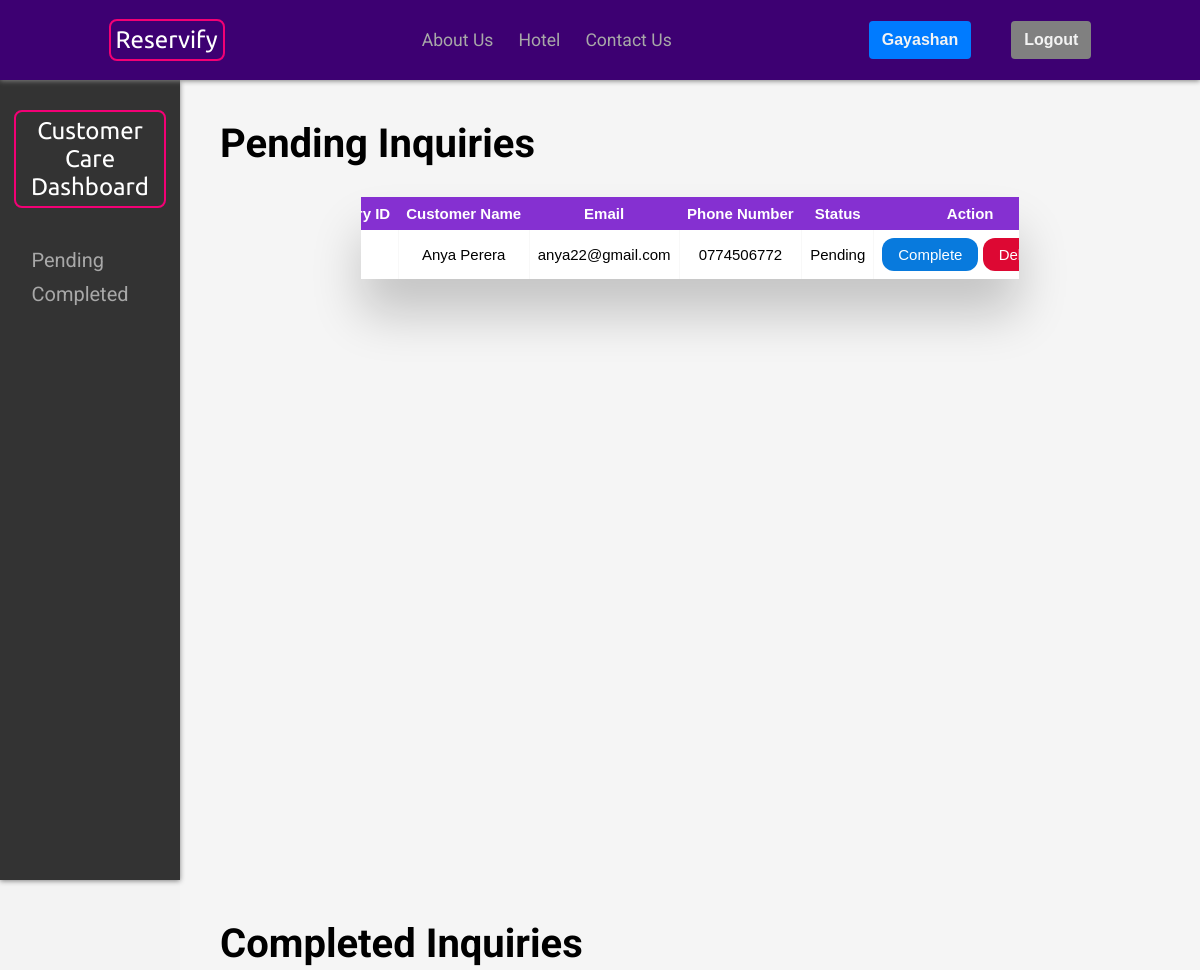
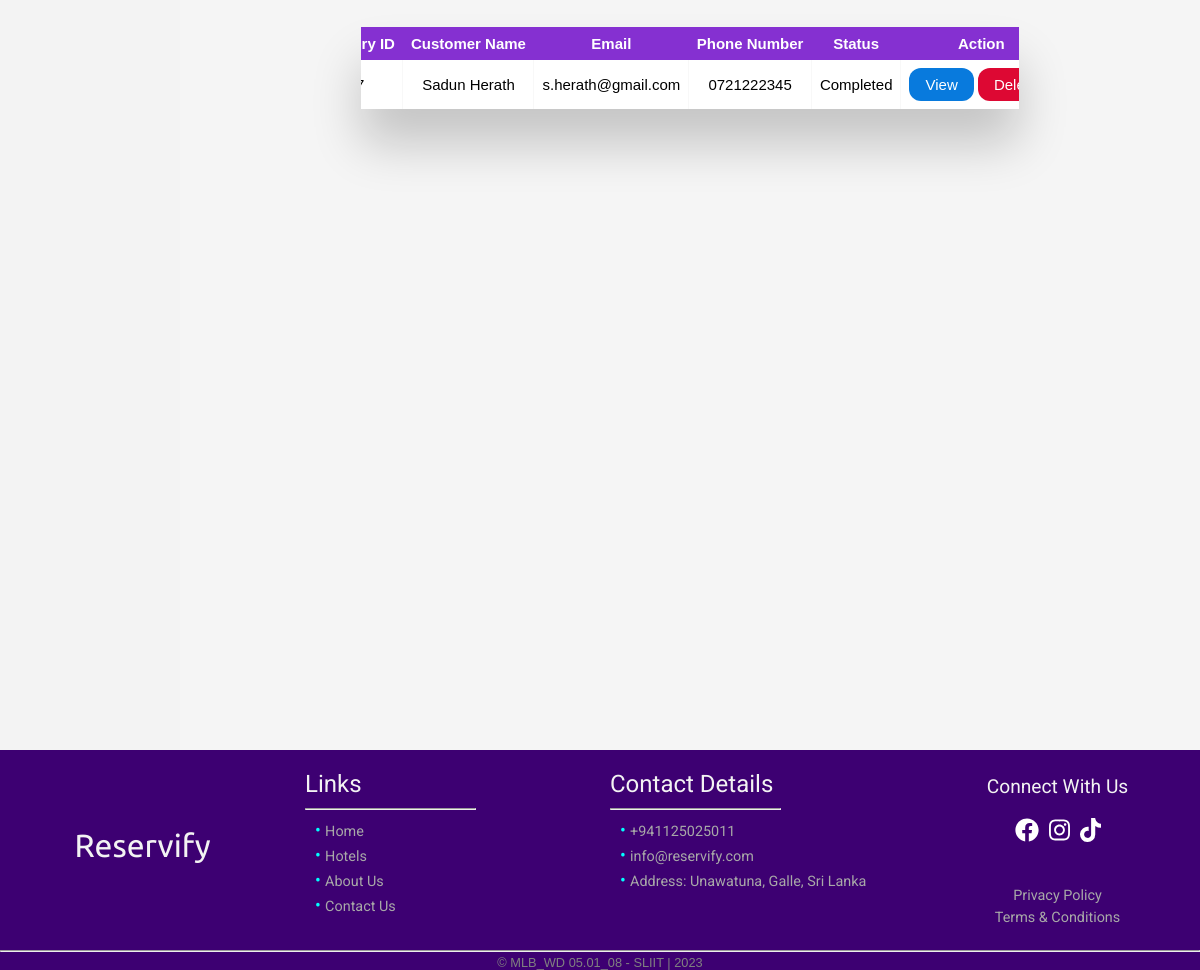
The page /customerCareDashboard.php (signed in) on the database its author committed (2 pictures, top to bottom).
### tables this page shows
CREATE TABLE `contact` (
  `msg_ID` int(11) NOT NULL,
  `sender_Name` varchar(50) NOT NULL,
  `email` varchar(100) NOT NULL,
  `phone` varchar(20) NOT NULL,
  `message` text NOT NULL,
  `status` varchar(20) NOT NULL DEFAULT 'Pending'
);

### customerCareDashboard.php (the view, shortened to what this page needs)
<!DOCTYPE html>
<html lang="en">
<head>
    <link rel="stylesheet" href="css/customerCareDashboard.css">
    <link rel="stylesheet" href="css/reset.css">
    <link rel="stylesheet" href="css/table.css">
</head>
<?php include "./partials/header.php" ?>
<body>
    <div class="dashboard">
        <div class="sideBar">
            <h1 class="site-logo"><a href="./customerCareDashboard.php">Customer Care <br> Dashboard</a></h1>
            <ul>
                <li><a href="#pending">Pending</a></li>
                <li><a href="#completed">Completed</a></li>
            </ul>
        </div>
        <div class="content">
            <section id="pending">
                <h1>Pending Inquiries</h1>
                <div class="table-main">
                    <div class="table-wrapper">
                        <table class="table">
                            <thead>
                                <tr>
                                    <th>Inquiry ID</th>
                                    <th>Customer Name</th>
                                    <th>Email</th>
                                    <th>Phone Number</th>
                                    <th>Status</th>
                                    <th>Action</th>
                                </tr>
                            </thead>
                            <tbody>
                                <?php
                                require_once './conn.php';
                                $query = "SELECT * FROM `contact` WHERE status = 'Pending'";
                                $result = mysqli_query($conn, $query);
                                if ($result) {
                                    while ($row = mysqli_fetch_assoc($result)) {
                                        $id = $row['msg_ID'];
                                        $name = $row['sender_Name'];
                                        $email = $row['email'];
                                        $phone = $row['phone'];
                                        $status = $row['status'];
                                        echo '<tr>';
                                        echo '<td>' . $id . '</td>';
                                        echo '<td>' . $name . '</td>';
                                        echo '<td>' . $email . '</td>';
                                        echo '<td>' . $phone . '</td>';
                                        echo '<td>' . $status . '</td>';
                                        echo '<td><button class="action"><a href="markAsCompleted.php?cid=' . $id . '" class="textDesign">Complete</a></button>
                                        <button class="delete"><a href="delete.php?msgid=' . $id . '" class="textDesign">Delete</a></button></td>';
                                        echo '</tr>';
                                    }
                                } else {
                                    echo '<tr><td colspan="6">No pending inquiries found.</td></tr>';
                                }
                                ?>
                            </tbody>
                        </table>
                    </div>
                </div>
            </section>
            <section id="completed">
                <h1>Completed Inquiries</h1>
                <div class="table-main">
                    <div class="table-wrapper">
                        <table class="table">
                            <thead>
                                <tr>
                                    <th>Inquiry ID</th>
                                    <th>Customer Name</th>
                                    <th>Email</th>
                                    <th>Phone Number</th>
                                    <th>Status</th>
                                    <th>Action</th>
                                </tr>
                            </thead>
                            <tbody>
                                <?php
                                require_once './conn.php';
                                $query = "SELECT * FROM `contact` WHERE status = 'Completed'";
                                $result = mysqli_query($conn, $query);
                                if ($result) {
                                    while ($row = mysqli_fetch_assoc($result)) {
                                        $id = $row['msg_ID'];
                                        $name = $row['sender_Name'];
                                        $email = $row['email'];
                                        $phone = $row['phone'];
                                        $status = $row['status'];
                                        echo '<tr>';
                                        echo '<td>' . $id . '</td>';
                                        echo '<td>' . $name . '</td>';
                                        echo '<td>' . $email . '</td>';
                                        echo '<td>' . $phone . '</td>';
                                        echo '<td>' . $status . '</td>';
                                        echo '<td><button class="action"><a href="messageViewed.php?veiwid=' . $id . '"  class="textDesign">View</a></button>
                                        <button class="delete"><a href="delete.php?msgid=' . $id . '" class="textDesign">Delete</a></button></td>';
                                        echo '</tr>';
                                    }
                                } else {
                                    echo '<tr><td colspan="6">No completed inquiries found.</td></tr>';
                                }
                                ?>
                            </tbody>
                        </table>
                    </div>
                </div>
            </section>
        </div>
    </div>
</body>
<?php include "./partials/footer.php" ?>
</html>

### css/customerCareDashboard.css (style rules this page uses)
html { background-color: var(--white); }
.sideBar { background-color: #333; color: #fff; display: flex; width: 15vw; min-height: 100vh; height: auto; flex-direction: column; justify-content: flex-start; align-items: center; padding: 10px 20px; padding-top: 30px; position: fixed; box-shadow: 0 1px 5px grey; gap: 10px; }
.sideBar a { color: #fff; text-decoration: none; margin: 0 10px; }
.dashboard .sideBar .site-logo { display: flex; font-size: 30px; padding-bottom: 30px; text-decoration: none; background-color: transparent; font-size: 1.5em; font-family: 'Ubuntu', sans-serif; font-weight: normal; text-align: center; border: 2px rgb(243, 0, 117) solid; padding: 5px; border-radius: .5rem; margin-bottom: 30px; }
.content { margin-left: 15vw; padding: 20px; font-size: 16px; background-color: #f5f5f5; }
#pending, #completed { height: 100vh; }
.sideBar ul { display: flex; flex-direction: column; gap: 10px; margin-right: 20px; font-size: 20px; list-style: none; }
.sideBar li a { text-decoration: none; color: #a8a8a8; transition: all 0.3s ease; font-family: 'Roboto', sans-serif; }
section { display: flex; padding: 20px; flex-direction: column; }
section h1 { font-size: 40px; font-family: 'Roboto', sans-serif; padding-bottom: 20px; }
button { background-color: #087add; border: none; padding: 8px 16px; text-align: center; text-decoration: none; display: inline-block; cursor: pointer; border-radius: 12px; }
button.action { background-color: #087add; }
button.delete { background-color: #dd0833; }
a.textDesign { color: white; font-size: 15px; text-decoration: none; }

### css/table.css (style rules this page uses)
.table-main { display: flex; flex-direction: column; height: auto; align-items: center; justify-content: center; }
.table-wrapper { width: 70%; display: flex; align-items: center; justify-content: center ; margin: 10px 70px 70px; box-shadow: 0px 35px 50px rgba( 0, 0, 0, 0.2 ); overflow: auto; }
.table { border-radius: 5px; font-size: 12px; font-weight: normal; border: none; border-collapse: collapse; width: 100%; max-width: 100%; white-space: nowrap; background-color: white; }
.table td, .table th { text-align: center; padding: 8px; }
.table td { border-right: 1px solid #f8f8f8; font-family: Arial, Helvetica, sans-serif; font-size: 15px; }
.table thead th { color: #ffffff; background: #8530d1; font-size: 15px; font-family: Arial, Helvetica, sans-serif; }

### css/header.css (style rules this page uses)
:root { --black: #191919; --white: #f3f3f3; --bg-color: #3D0072; }
html { scroll-behavior: smooth; scroll-padding-top: 70px; }
.site-logo { text-decoration: none; background-color: transparent; font-size: 1.5em; font-family: 'Ubuntu', sans-serif; font-weight: normal; border: 2px rgb(243, 0, 117) solid; padding: 5px; border-radius: .5rem; }
.site-logo a { text-decoration: none; color: #fff; }

### css/footer.css (style rules this page uses)
:root { --black: #191919; --white: #f3f3f3; --bg-color: #3D0072; }

### rows shown on the page
contact: sender_Name "Anya Perera", email "anya22@gmail.com", phone "0774506772", status "Pending"
contact: sender_Name "Sadun Herath", email "s.herath@gmail.com", phone "0721222345", status "Completed"

### other values the page prints
$_SESSION['adminname'] "Gayashan"
